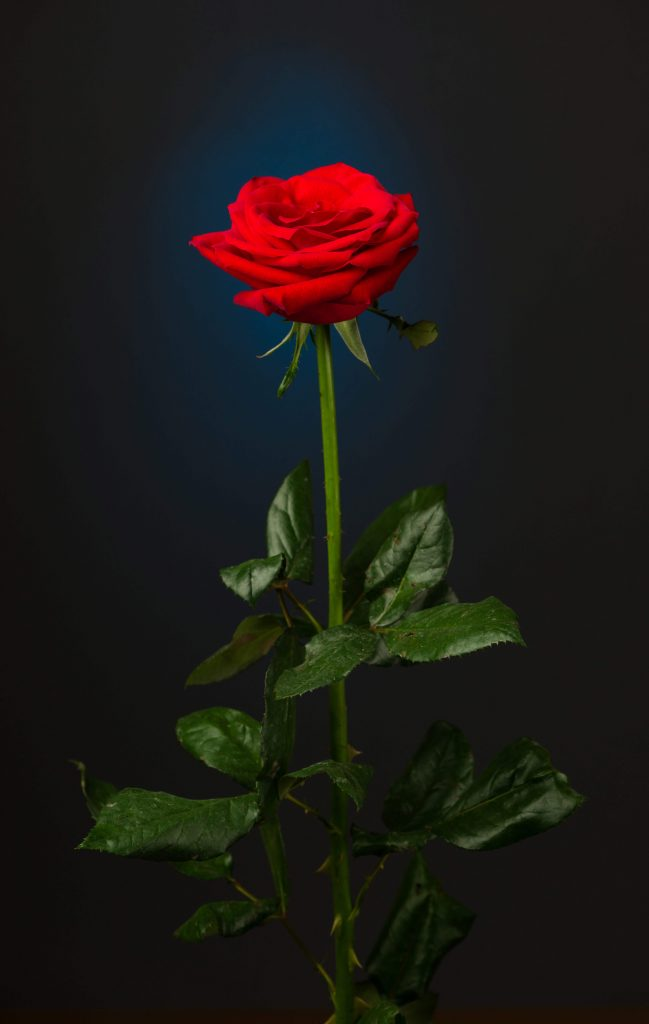
%> input picture LABBB/image processing/img/redrose.jpg, 649 x 1024 px
$ octave histogramlab2.m   (GNU Octave 9; MATLAB toolbox functions it lacks are replaced by stand-ins)
%> lines starting %> are read from the running program, lines starting %| are printed output that depends on the picture
img = imread('img/redrose.jpg');
%> img is the input picture: size 1024x649x3 uint8; mean R, G, B 30.1, 27.1, 23.4
grayimg = rgb2gray(img);
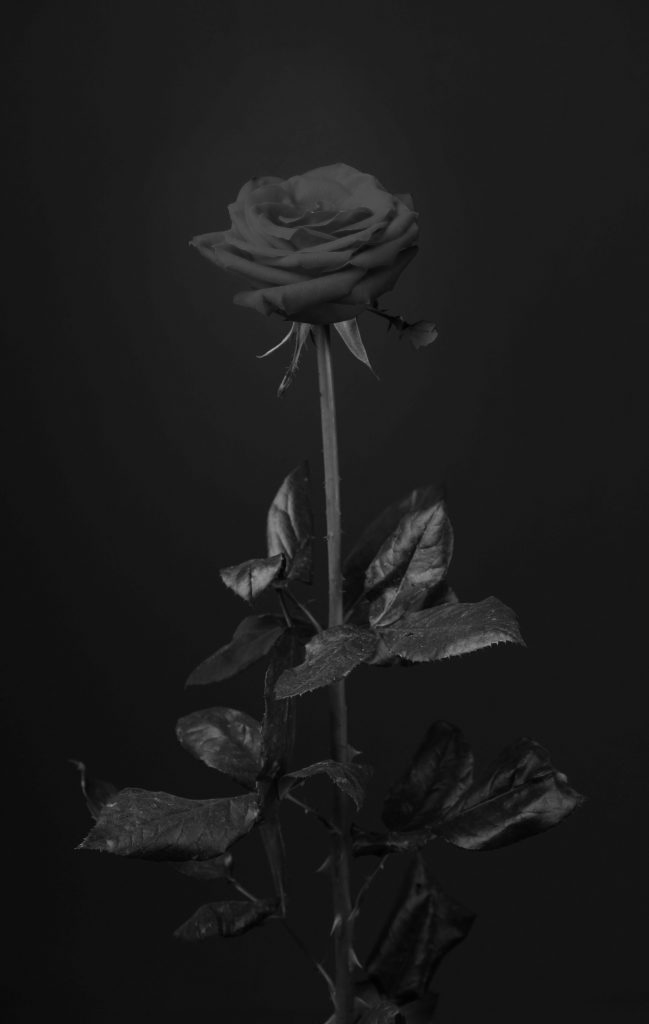
%> grayimg: size 1024x649 uint8; min 1, max 171, mean 27.6
his = histeq(grayimg);
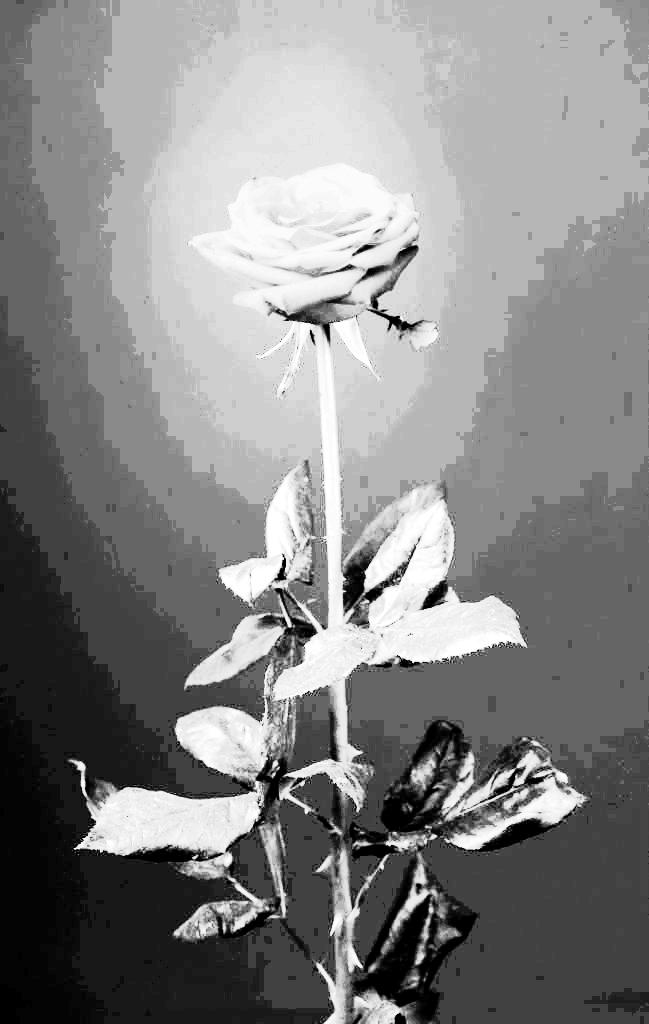
%> his: size 1024x649 uint8; min 0, max 255, mean 133.4
figure;
subplot(3,3,1);imshow(img);title('Original image');
subplot(3,3,2);imhist(img);title('Original image Histogram');
subplot(3,3,3);imshow(grayimg);title('Original Gray Image');
subplot(3,3,4);imhist(grayimg);title('Original gray image Histogram');
subplot(3,3,5);imshow(his);title('Equalized Image');
subplot(3,3,6);imhist(his);title('Equalized Histogram');
%> after `title('Equalized Histogram')`:
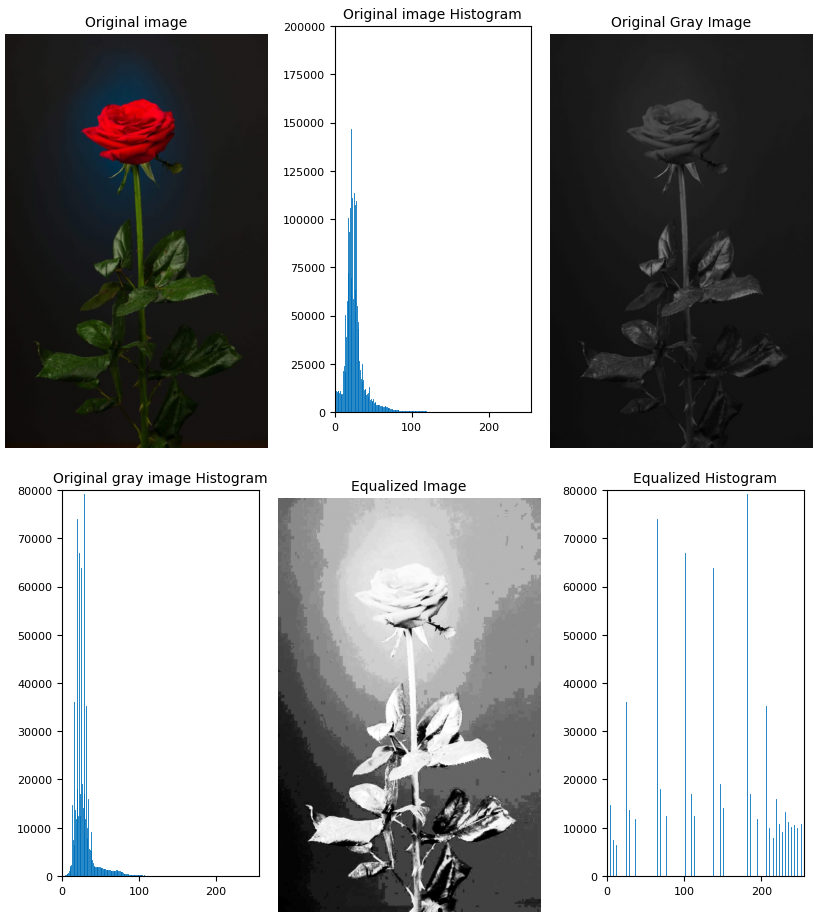
%> figure redrawn from the program's plot data, 6 panels
imwrite(his,"img/newimag.jpg")%yo chai his wala variable ma vako image save garna

$ run again, with LABBB/image processing/img/albert.jpg copied over LABBB/image processing/img/redrose.jpg
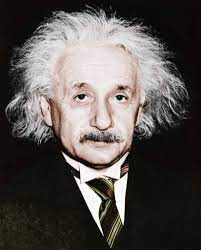
%> input picture LABBB/image processing/img/albert.jpg, 201 x 250 px
%> img is the input picture: size 250x201x3 uint8; mean R, G, B 88.2, 83, 80.2
%> `grayimg = rgb2gray(img);`:
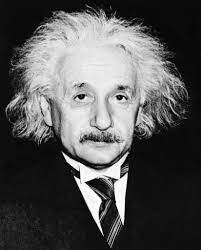
%> grayimg: size 250x201 uint8; min 0, max 255, mean 84.3
%> `his = histeq(grayimg);`:
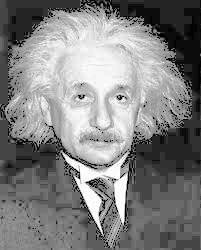
%> his: size 250x201 uint8; min 0, max 255, mean 128.4
